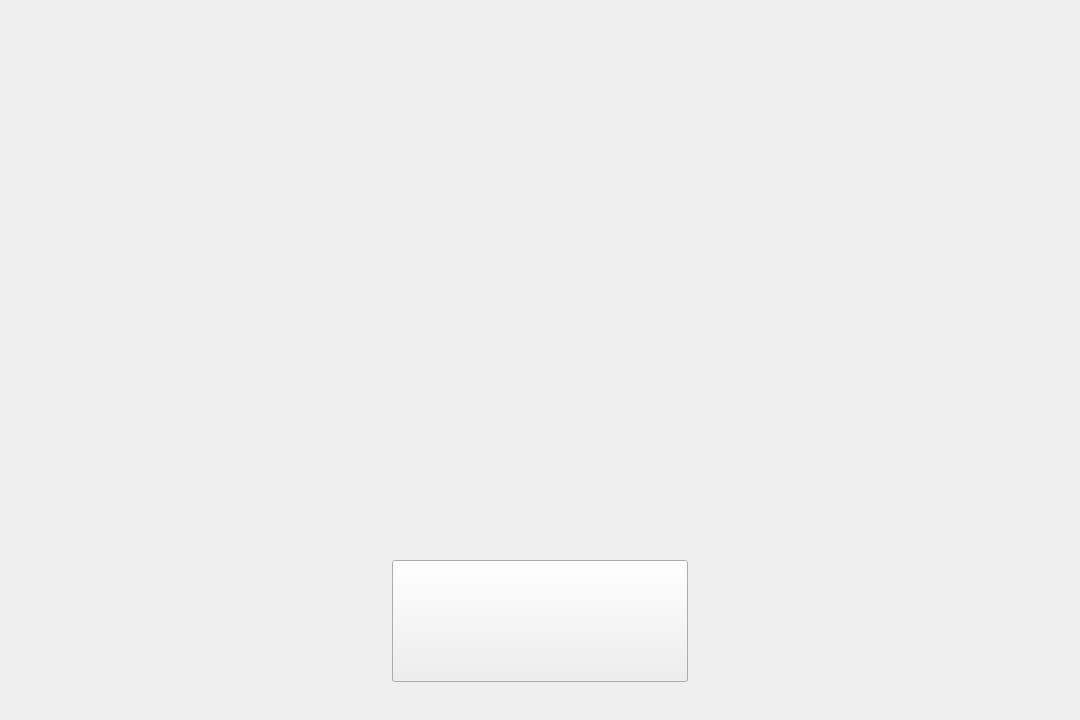
<?xml version="1.0" encoding="UTF-8"?>
<ui version="4.0">
 <class>MainWidget</class>
 <widget class="QWidget" name="MainWidget">
  <property name="geometry">
   <rect>
    <x>0</x>
    <y>0</y>
    <width>1080</width>
    <height>720</height>
   </rect>
  </property>
  <property name="windowTitle">
   <string>Form</string>
  </property>
  <property name="autoFillBackground">
   <bool>false</bool>
  </property>
  <widget class="QPushButton" name="startBtn">
   <property name="geometry">
    <rect>
     <x>392</x>
     <y>560</y>
     <width>296</width>
     <height>122</height>
    </rect>
   </property>
   <property name="text">
    <string/>
   </property>
  </widget>
  <widget class="QLabel" name="background">
   <property name="geometry">
    <rect>
     <x>0</x>
     <y>0</y>
     <width>1080</width>
     <height>720</height>
    </rect>
   </property>
   <property name="text">
    <string/>
   </property>
  </widget>
  <zorder>background</zorder>
  <zorder>startBtn</zorder>
 </widget>
 <resources/>
 <connections/>
</ui>
